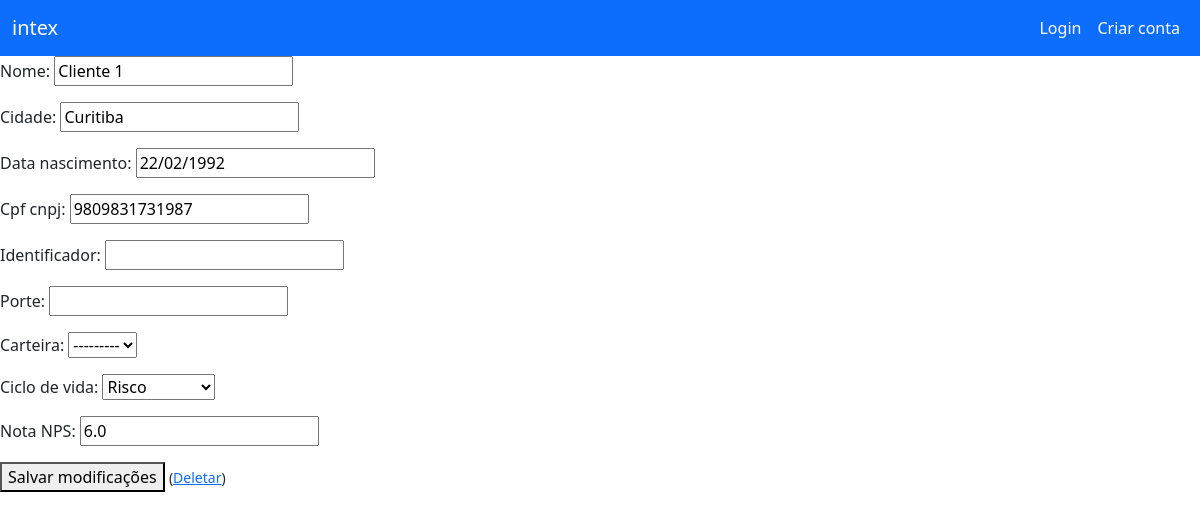
Page /cliente/editar_cliente/1 on the committed database.
### gestaocarteira/models.py (models this page shows, shortened)
class Cliente(models.Model):
    CICLO_VIDA = [
        ("O", "Onboarding"),
        ("R", "Risco"),
        ("E", "Expansão"),
        ("P", "Promoção")
    ]
    nome = models.CharField(max_length=150)
    cidade = models.CharField(max_length=250)
    data_nascimento = models.DateField(null=True, blank=True)
    cpf_cnpj = models.CharField(max_length=20)
    identificador = models.CharField(max_length=150, blank=True, null=True)
    porte = models.CharField(max_length=30, blank=True, null=True)
    carteira = models.ForeignKey(Carteira, on_delete=models.SET_NULL, blank=True, null=True)
    ciclo_de_vida = models.CharField(max_length=1, choices=CICLO_VIDA)
    nota_NPS = models.FloatField(max_length=4)

### gestaocarteira/views.py (the view)
# urls.py: path('cliente/editar_cliente/<int:pk>', EditarCliente.as_view(), name='editar_cliente'),
class EditarCliente(UpdateView):
    model = Cliente
    template_name = 'clientes/editarcliente.html'
    fields = '__all__'

### templates/clientes/editarcliente.html (shortened to what this page needs)
{% extends 'base.html' %}
{% block main %}
<form method="post">
    {{ form.as_p }}
    <button type="submit">Salvar modificações</button>
    <small>(<a href="{% url 'deletar_cliente' cliente.pk %}">Deletar</a>)</small>
</form>
{% endblock %}

### rows in the picture
Cliente: nome "Cliente 1", cidade "Curitiba", data_nascimento "22/02/1992", cpf_cnpj "9809831731987", carteira "---------", ciclo_de_vida "Risco", nota_NPS "6.0"
